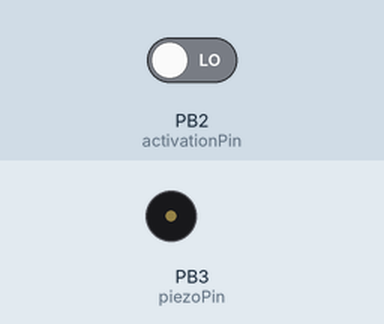
Simulated run of this sketch. Board: ATtiny85, built with avr-gcc and run on an emulated ATtiny85. Parts: buzzer (waves = sounding). The test bench sets the inputs (shaded band); at power-on: PB2 (activationPin) LOW. Sleep ends after the set time or at an interrupt; random numbers use the default seed unless the sketch sets one.

Above: at 10.5 s.
At 26.4 s:
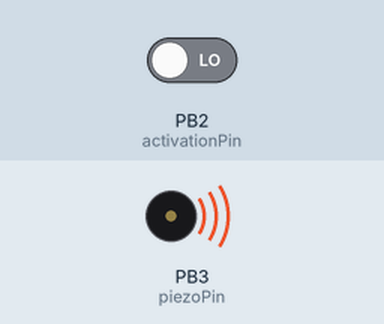
Timing chart, 0 to 30.8 s (numbered marks = the images above):
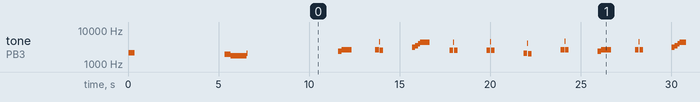

The sketch:

AnnoyATTiny85.ino
```cpp
// (licence header left out)
#include <avr/sleep.h>
#include <avr/power.h>

// Uncomment this if you're using an ATmega168/328 or similar
//#define ATMEGA

#ifdef ATMEGA
#define WDTCR_REG WDTCSR
#define SERIAL_DEBUG // enable some debug messages on the serial port when using an ATmega
#else
#define WDTCR_REG WDTCR
#endif


int MIN_COUNTER_TRIGGER = 37; // 37 * 8 sec = 5 minutes (approximately)
int MAX_COUNTER_TRIGGER = 60; // 60 * 8 sec = 8 minutes

int const TEST_MIN_COUNTER_TRIGGER = 2;
int const TEST_MAX_COUNTER_TRIGGER = 4;

int WATCHDOG_PARAM = 9; // 9 = 8 sec
int const TEST_WATCHDOG_PARAM = 7; // 7 = 2 sec

long const DAY = 10800; // 10800 * 8 sec = 24 hours
long INITIAL_COUNTER_TRIGGER = 1 * DAY;
long TEST_INITIAL_COUNTER_TRIGGER = 3;


int device_count = 1;
long day_counter = 0;
boolean started = false;
long counter_trigger;
long const ON_MICROS=300;
//int DUTY = 5; // quiet
int const DUTY = 30; // loud

int const piezoPin = 3;
int const activationPin = 2;

boolean readActivationPinBoolean(int period) {
  return readActivationPinBoolean(period, 5000);
}

boolean readActivationPinBoolean(int period, long timeout) {
  return readActivationPinBoolean(period, ON_MICROS, timeout);
}

boolean readActivationPinBoolean(int period, long duration, long timeout) {
  unsigned long const end  = millis() + timeout;
  while (millis() < end) {
    int val = digitalRead(activationPin);
    if (val == HIGH) {
      play(period, duration);
      return true;
    }
  }
  return false;
}

byte readActivationPinByte(int period, long timeout) {
  int count = 0;
  while (readActivationPinBoolean(period, 100, timeout)) {
    delay(100);
    while (digitalRead(activationPin) == HIGH) { delay(10); }
    delay(100);
    count++;
  }
  return count;
}

void readConfiguration() {
  #ifdef SERIAL_DEBUG
  Serial.println("Reading configuration");
  #endif
  // beep once to let the user know the power is on
  play(450, ON_MICROS);

  #ifdef SERIAL_DEBUG
  Serial.println("Tap to activate");
  #endif
  // must short the pin once to activate the chip.
  boolean active = readActivationPinBoolean(400, 5000);

  if (active) {
    #ifdef SERIAL_DEBUG
    Serial.println("Activated");
    Serial.println("Tap number of days to wait");
    #endif
    int const days = readActivationPinByte(400, 1000);
    #ifdef SERIAL_DEBUG
    Serial.print("Waiting ");
    Serial.print(days);
    Serial.println(" days");
    #endif
    for (int x = 0; x < days; ++x) {
      play(400, 200, 200);
    }
    if (days == 0) {
        play(500, 200, 200);
    }
    #ifdef SERIAL_DEBUG
    Serial.println("Tap number of other devices");
    #endif
    device_count = readActivationPinByte(400, 1000) + 1;
    #ifdef SERIAL_DEBUG
    Serial.print(device_count);
    Serial.println(" other devices");
    #endif
    for (int x = 0; x < device_count; ++x) {
      play(400, 200, 200);
    }
    #ifdef SERIAL_DEBUG
    Serial.println("Tap to enable test mode");
    #endif
    boolean const testMode = readActivationPinBoolean(350, 1000);
    if (!testMode) {
      #ifdef SERIAL_DEBUG
      Serial.println("Test mode NOT enabled");
      #endif
      play(450, ON_MICROS);
    } else {
      #ifdef SERIAL_DEBUG
      Serial.println("Test mode enabled");
      #endif
      MIN_COUNTER_TRIGGER = TEST_MIN_COUNTER_TRIGGER;
      MAX_COUNTER_TRIGGER = TEST_MAX_COUNTER_TRIGGER;
      INITIAL_COUNTER_TRIGGER = TEST_INITIAL_COUNTER_TRIGGER;
      WATCHDOG_PARAM = TEST_WATCHDOG_PARAM;
    }
    delay(100);
    MIN_COUNTER_TRIGGER *= device_count;
    MAX_COUNTER_TRIGGER *= device_count;
    INITIAL_COUNTER_TRIGGER += DAY * days;
  } else {
    #ifdef SERIAL_DEBUG
    Serial.println("NOT activated, enabling super annoying mode");
    #endif
    play(500, ON_MICROS);
    play(550, ON_MICROS*3);

    delay(3000);

    INITIAL_COUNTER_TRIGGER = 0;
    MIN_COUNTER_TRIGGER = 0;
    MAX_COUNTER_TRIGGER = 0;
    WATCHDOG_PARAM = TEST_WATCHDOG_PARAM;
  }

  for(int x = 0 ; x <= 4 ; x++){
    if (x != piezoPin) {
      pinMode(x, INPUT);
      digitalWrite(x, LOW);
    }
  }

}

void setup() {
  #ifdef SERIAL_DEBUG
  Serial.begin(9600);
  Serial.println("Starting");
  #endif
  pinMode(piezoPin, OUTPUT);
  pinMode(activationPin, INPUT);

  readConfiguration();

  // After reading configuration, if the user tapped the activation pin at all,
  // millis() should be a fairly unique value.  If they didn't, then we're in
  // "super annoying" more anyway, so it doesn't matter much.
  randomSeed(millis());

  //Power down various bits of hardware to lower power usage
  set_sleep_mode(SLEEP_MODE_PWR_DOWN);
  sleep_enable();

  ADCSRA &= ~(1<<ADEN); //Disable ADC
  ACSR = (1<<ACD); //Disable the analog comparator
  DIDR0 = 0x3F; //Disable digital input buffers on all ADC0-ADC5 pins

  sei();

  newTriggerCounter();

  counter_trigger += INITIAL_COUNTER_TRIGGER;
  setup_watchdog(WATCHDOG_PARAM);
}

volatile long watchdog_counter = 0;

void newTriggerCounter() {
  counter_trigger = random(MIN_COUNTER_TRIGGER, MAX_COUNTER_TRIGGER);
}

void loop() {
  #ifdef SERIAL_DEBUG
  Serial.print("Sleeping...");
  Serial.flush();
  delay(2
  0);

  #endif
  sleep_mode();
  #ifdef SERIAL_DEBUG
  Serial.println("awake");
  #endif
  // Zzzz...
  if (started) {
    day_counter++;
  }

  #ifdef SERIAL_DEBUG
  Serial.print("day_counter = ");
  Serial.println(

  day_counter);
  #endif

  if (day_counter >= DAY*3) {
    #ifdef SERIAL_DEBUG
    Serial.println("It's been two days");
    Serial.print("device_count = ");
    Serial.println(device_count);
    #endif
    day_counter = 0;
    if (device_count > 1) {
      #ifdef SERIAL_DEBUG
      Serial.print("MIN_COUNTER_TRIGGER = ");
      Serial.println(MIN_COUNTER_TRIGGER);
      Serial.print("MAX_COUNTER_TRIGGER = ");
      Serial.println(MAX_COUNTER_TRIGGER);
      #endif
      // every 2 days, decrease the beep interval
      MIN_COUNTER_TRIGGER = (MIN_COUNTER_TRIGGER / device_count) * (device_count - 1);
      MAX_COUNTER_TRIGGER = (MAX_COUNTER_TRIGGER / device_count) * (device_count - 1);
      device_count--;
      #ifdef SERIAL_DEBUG
      Serial.print("MIN_COUNTER_TRIGGER = ");
      Serial.println(MIN_COUNTER_TRIGGER);
      Serial.print("MAX_COUNTER_TRIGGER = ");
      Serial.println(MAX_COUNTER_TRIGGER);
      #endif
      if (WATCHDOG_PARAM == TEST_WATCHDOG_PARAM) {
        play(500, 100);
        play(568, 100);
        play(610, 100);
      }
    }
  }

    #ifdef SERIAL_DEBUG
    Serial.print("watchdog_counter = ");
    Serial.println(watchdog_counter);
    Serial.print("counter_trigger = ");
    Serial.println(counter_trigger);
    #endif

  if (watchdog_counter >= counter_trigger) {
    watchdog_counter = 0;
    newTriggerCounter();
    started = true;
    annoy();
  } else if (WATCHDOG_PARAM == TEST_WATCHDOG_PARAM) {
    play(568, 100);
  }
}

// 0=16ms, 1=32ms,2=64ms,3=128ms,4=250ms,5=500ms
// 6=1 sec,7=2 sec, 8=4 sec, 9= 8sec
void setup_watchdog(int ii) {

  byte bb;
  int ww;
  if (ii > 9 ) ii=9;
  bb=ii & 7;
  if (ii > 7) bb|= (1<<5);
  bb|= (1<<WDCE);
  ww=bb;

  MCUSR &= ~(1<<WDRF);
  // start timed sequence
  WDTCR_REG |= (1<<WDCE) | (1<<WDE);
  // set new watchdog timeout value
  WDTCR_REG = bb;
  WDTCR_REG |= _BV(WDIE);
}


// executed when watchdog timer expires
ISR(WDT_vect) {
  watchdog_counter++;  // increment volatile
}

void play(long period, long durationMillis) {
  play(period, durationMillis, 0, DUTY);
}

void play(long period, long durationMillis, long pauseMillis) {
  play(period, durationMillis, pauseMillis, DUTY);
}

void play(long period, long durationMillis, long pauseMillis, int duty) {
  period = period;
  durationMillis = durationMillis;
  pauseMillis = pauseMillis;
  unsigned long const end = millis() + durationMillis;
  unsigned long pa = period * (long)(duty) / (long)100;
  if (pa > 150) {
    pa = 150;
  }
  unsigned long const pb = period - pa;
  while (end > millis()) {
    digitalWrite(piezoPin, HIGH);
    delayMicroseconds(pa);
    digitalWrite(piezoPin, LOW);
    delayMicroseconds(pb);
  }
  delay(pauseMillis);
}

void annoy() {
  int const annoyance = random(0, 6);
  switch(annoyance) {
  case 0:
    annoy0();
    break;
  case 1:
    annoy1();
    break;
  case 2:
    annoy2();
    break;
  case 3:
    annoy3(400, 500);
    break;
  case 4:
    annoy3(300, 400);
    break;
  case 5:
    annoy3(200, 300);
    break;
  }
}

void annoy0() {
  play(400, 50);
  play(390, 50);
  play(380, 50);
  play(370, 50);
  play(360, 50);
  play(350, 500);
}

void annoy1() {
  play(300, 50);
  play(290, 50);
  play(280, 50);
  play(270, 50);
  play(260, 50);
  play(250, 50);
  play(240, 50);
  play(230, 50);
  play(220, 50);
  play(210, 500);
}

void annoy2() {
  play(350, 500);
}

void annoy3(int min, int max) {
  int periods[100];
  for (int x = 0; x < 100; ++x) {
    periods[x] = random(min, max);
  }

  for (int x = 0; x < 100; ++x) {
    play(periods[x], 1);
  }
  for (int x = 100; x >= 0; --x) {
    play(periods[x], 1);
  }
}
```

Measured:
- by itself, tone on PB3 (piezoPin): plays 2146 Hz for 0.32 s, 1939 Hz for 0.32 s, 1769 Hz for 0.88 s, 2072 Hz for 0.04 s, 2403 Hz for 0.20 s, 2646 Hz for 0.56 s … (170 notes in this stretch)
